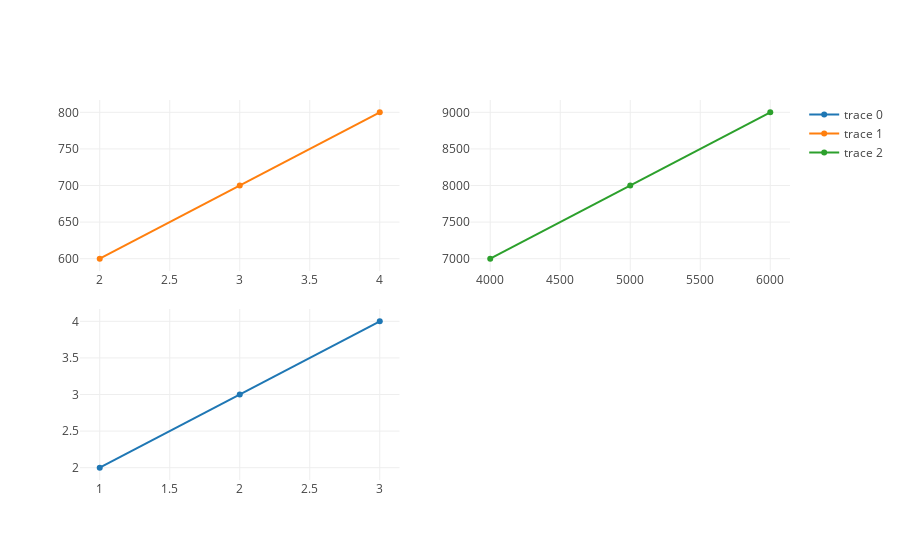

The cell this chart's notebook holds for it:
### Code cell
import plotly.offline as py
import plotly.graph_objs as go
py.init_notebook_mode(connected=True)
trace1 = go.Scatter(
    x=[1, 2, 3],
    y=[2, 3, 4]
)
trace2 = go.Scatter(
    x=[20, 30, 40],
    y=[5, 5, 5],
    xaxis='x2',
    yaxis='y2'
)
trace3 = go.Scatter(
    x=[2, 3, 4],
    y=[600, 700, 800],
    xaxis='x3',
    yaxis='y3'
)
trace4 = go.Scatter(
    x=[4000, 5000, 6000],
    y=[7000, 8000, 9000],
    xaxis='x4',
    yaxis='y4'
)
data = [trace1, trace3, trace4]
layout = go.Layout(
    xaxis=dict(
        domain=[0, 0.45]
    ),
    yaxis=dict(
        domain=[0, 0.45]
    ),
    xaxis2=dict(
        anchor='y2',
        domain=[0.55, 1]
    ),
    
    yaxis2=dict(
        anchor='x2',
        domain=[0, 0.45]
    ),
    
    xaxis4=dict(
        domain=[0.55, 1],
        anchor='y4'
    ),
    xaxis3=dict(
        domain=[0, 0.45],
        anchor='y3'
    ),
    yaxis3=dict(
        domain=[0.55, 1],
        anchor='x3'
    ),
    yaxis4=dict(
        domain=[0.55, 1],
        anchor='x4'
    )
)


fig = go.Figure(data=data, layout=layout)
py.iplot(fig, filename='shared-axes-subplots')

### Figure 1 — Plotly figure (JSON) as saved in the notebook; plotly's stock layout.template omitted (floating-point values rounded to 4 significant figures)
{"data": [{"type": "scatter", "x": [1, 2, 3], "y": [2, 3, 4]}, {"type": "scatter", "x": [2, 3, 4], "xaxis": "x3", "y": [600, 700, 800], "yaxis": "y3"}, {"type": "scatter", "x": [4000, 5000, 6000], "xaxis": "x4", "y": [7000, 8000, 9000], "yaxis": "y4"}], "layout": {"xaxis": {"domain": [0, 0.45]}, "xaxis2": {"anchor": "y2", "domain": [0.55, 1]}, "xaxis3": {"anchor": "y3", "domain": [0, 0.45]}, "xaxis4": {"anchor": "y4", "domain": [0.55, 1]}, "yaxis": {"domain": [0, 0.45]}, "yaxis2": {"anchor": "x2", "domain": [0, 0.45]}, "yaxis3": {"anchor": "x3", "domain": [0.55, 1]}, "yaxis4": {"anchor": "x4", "domain": [0.55, 1]}}}
